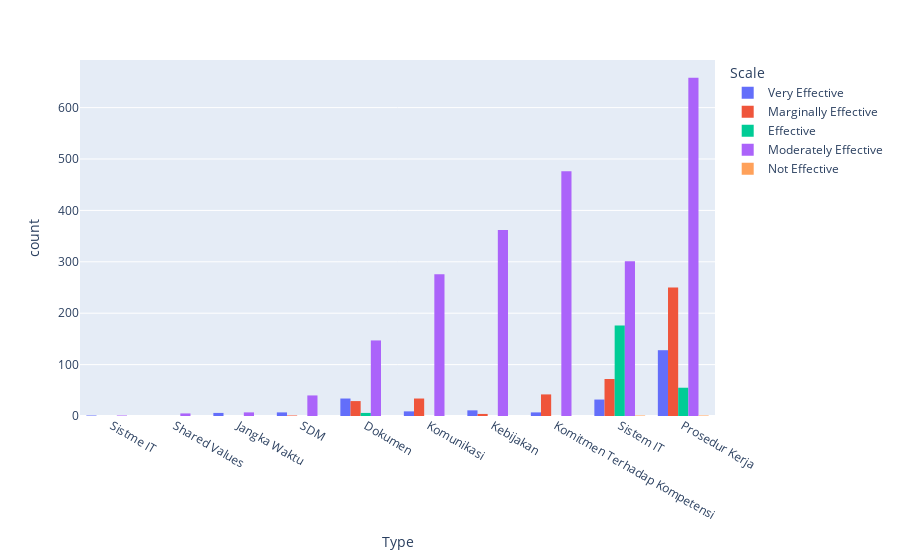

Notebook source saved alongside this figure:
### Code cell
px.histogram(csa, x='Type ', color="Scale", barmode='group').update_xaxes(categoryorder="total ascending")

### Figure 1 — Plotly figure (JSON) as saved in the notebook; plotly's stock layout.template omitted (floating-point values rounded to 4 significant figures; data arrays with more than 128 entries replaced by an {"elided": "..."} marker saying what was removed)
{"data": [{"alignmentgroup": "True", "bingroup": "x", "hovertemplate": "Scale=Very Effective<br>Type =%{x}<br>count=%{y}<extra></extra>", "legendgroup": "Very Effective", "marker": {"color": "#636efa", "pattern": {"shape": ""}}, "name": "Very Effective", "offsetgroup": "Very Effective", "orientation": "v", "showlegend": true, "type": "histogram", "x": {"elided": "235 str values"}, "xaxis": "x", "yaxis": "y"}, {"alignmentgroup": "True", "bingroup": "x", "hovertemplate": "Scale=Marginally Effective<br>Type =%{x}<br>count=%{y}<extra></extra>", "legendgroup": "Marginally Effective", "marker": {"color": "#EF553B", "pattern": {"shape": ""}}, "name": "Marginally Effective", "offsetgroup": "Marginally Effective", "orientation": "v", "showlegend": true, "type": "histogram", "x": {"elided": "432 str values"}, "xaxis": "x", "yaxis": "y"}, {"alignmentgroup": "True", "bingroup": "x", "hovertemplate": "Scale=Effective<br>Type =%{x}<br>count=%{y}<extra></extra>", "legendgroup": "Effective", "marker": {"color": "#00cc96", "pattern": {"shape": ""}}, "name": "Effective", "offsetgroup": "Effective", "orientation": "v", "showlegend": true, "type": "histogram", "x": {"elided": "237 str values"}, "xaxis": "x", "yaxis": "y"}, {"alignmentgroup": "True", "bingroup": "x", "hovertemplate": "Scale=Moderately Effective<br>Type =%{x}<br>count=%{y}<extra></extra>", "legendgroup": "Moderately Effective", "marker": {"color": "#ab63fa", "pattern": {"shape": ""}}, "name": "Moderately Effective", "offsetgroup": "Moderately Effective", "orientation": "v", "showlegend": true, "type": "histogram", "x": {"elided": "2273 str values"}, "xaxis": "x", "yaxis": "y"}, {"alignmentgroup": "True", "bingroup": "x", "hovertemplate": "Scale=Not Effective<br>Type =%{x}<br>count=%{y}<extra></extra>", "legendgroup": "Not Effective", "marker": {"color": "#FFA15A", "pattern": {"shape": ""}}, "name": "Not Effective", "offsetgroup": "Not Effective", "orientation": "v", "showlegend": true, "type": "histogram", "x": ["Prosedur Kerja", "Sistem IT"], "xaxis": "x", "yaxis": "y"}], "layout": {"autosize": true, "barmode": "group", "legend": {"title": {"text": "Scale"}, "tracegroupgap": 0}, "margin": {"t": 60}, "xaxis": {"anchor": "y", "autorange": true, "categoryorder": "total ascending", "domain": [0, 1], "range": [-0.5, 9.5], "title": {"text": "Type "}, "type": "category"}, "yaxis": {"anchor": "x", "autorange": true, "domain": [0, 1], "range": [0, 692.6], "title": {"text": "count"}}}}
